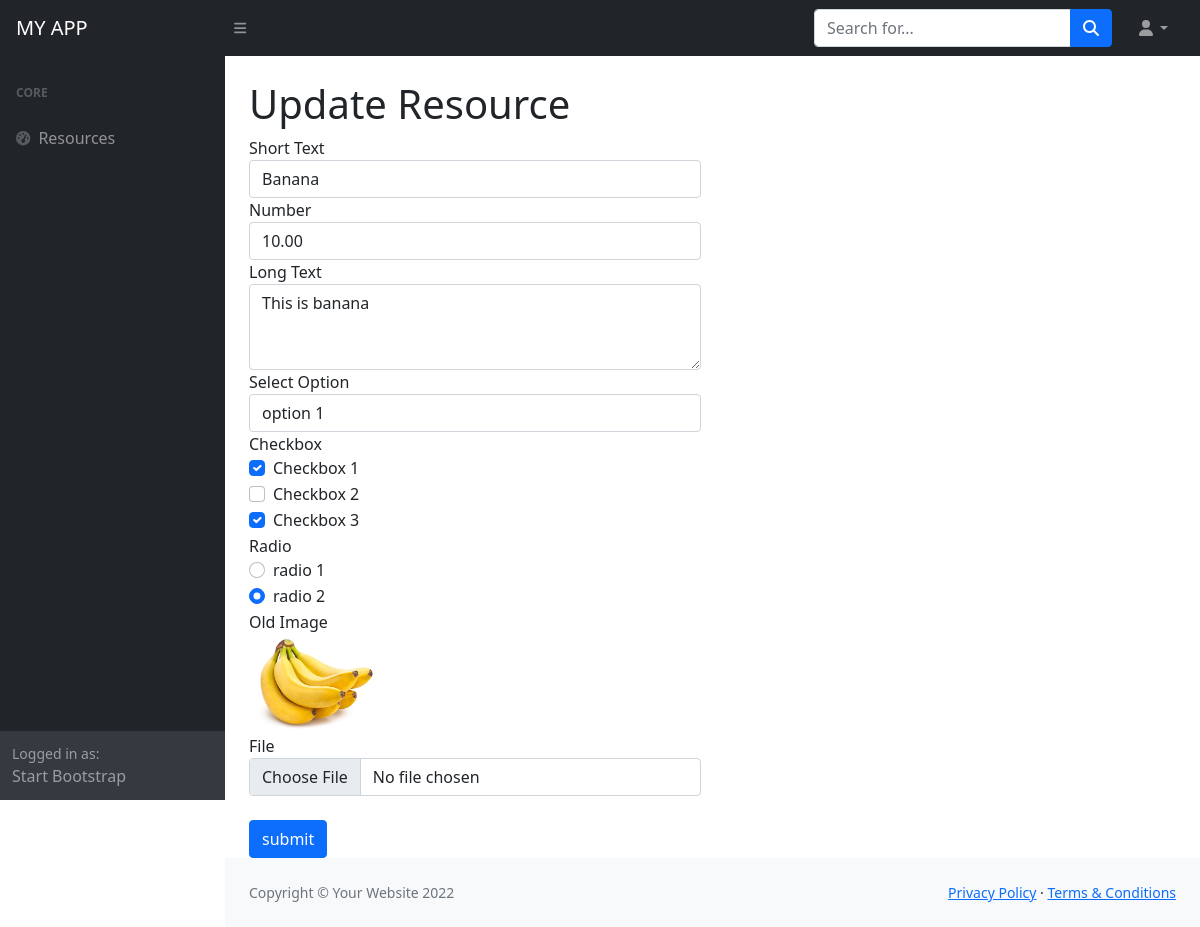
The page /crud/admin/resource_update.php?id=4 on the database its author committed.
### tables this page shows
CREATE TABLE `resources` (
  `id` int(11) NOT NULL,
  `short_text` varchar(32) NOT NULL,
  `number` decimal(10,2) NOT NULL,
  `long_text` text NOT NULL,
  `select_option` varchar(32) NOT NULL,
  `radio` varchar(32) NOT NULL,
  `checkbox` varchar(255) NOT NULL,
  `file` varchar(255) NOT NULL,
  `created_on` timestamp NOT NULL DEFAULT current_timestamp()
);

### crud/inc/functions.php (called while the page is built, shortened)
<?php
function getResourceById($id, $conn){
	$sql = "SELECT * FROM  resources  WHERE id={$id}";
	$result = $conn->query($sql);
	$data = array();
	if ($result->num_rows > 0) {
	  $row = $result->fetch_assoc();
	   $data = $row;
	}
	return $data;
}

### crud/admin/resource_update.php (the view, shortened to what this page needs)
<?php
include("inc/header.php");
include("../inc/connect.php");
include("../inc/functions.php");
$id = isset($_GET['id'])? $_GET['id'] : 0 ;
$form_submit_to = "resource_update.php?id={$id}";
$resource = getResourceById($id, $conn);
$resource['checkbox'] = unserialize($resource['checkbox']);
?>
<h1 class="mt-4">Update Resource</h1>
<div class="row">
	<div class="col-lg-6 ">
		<form action="<?php echo $form_submit_to; ?>" method="post" enctype="multipart/form-data">
		  <div class="form-group">
		    <label for="">Short Text</label>
		    <input type="text" class="form-control" name="short_text" value="<?php echo $resource['short_text']; ?>">
		  </div>
		  <div class="form-group">
		    <label for="">Number</label>
		    <input type="number" class="form-control" name="number" value="<?php echo $resource['number']; ?>">
		  </div>
		  <div class="form-group">
		    <label for="">Long Text</label>
		    <textarea class="form-control"  rows="3" name="long_text"><?php echo nl2br($resource['long_text']); ?></textarea>
		  </div>
		  <div class="form-group">
		    <label for="exampleFormControlSelect1">Select Option</label>
		    <select class="form-control" name="select_option">
		      <option value="sid-1" <?php echo ($resource['select_option']=='sid-1')?'selected':''; ?>>option 1</option>
		    </select>
		  </div>
		  <label>Checkbox</label><br>
		  <div class="form-check">
		  	<input class="form-check-input" type="checkbox" value="cid-1" name="checkbox[]" <?php echo (in_array('cid-1',$resource['checkbox']))?'checked':'';  ?>>
		  	<label class="form-check-label" >Checkbox 1</label>
		  </div>
		  <div class="form-check">
		  	<input class="form-check-input" type="checkbox" value="cid-2" name="checkbox[]" <?php echo (in_array('cid-2',$resource['checkbox']))?'checked':'';  ?>>
		  	<label class="form-check-label" >Checkbox 2</label>
		  </div>
		  <div class="form-check">
		  	<input class="form-check-input" type="checkbox" value="cid-3" name="checkbox[]" <?php echo (in_array('cid-3',$resource['checkbox']))?'checked':'';  ?>>
		  	<label class="form-check-label" >Checkbox 3</label>
		  </div>
		  <label>Radio</label><br>
		  <div class="form-check">
			  <input class="form-check-input" type="radio" name="radio"  value="rid-1" <?php echo ($resource['radio']=='rid-1')?'checked':''; ?> >
			  <label class="form-check-label">
			    radio 1
			  </label>
		  </div>
		  <div class="form-check">
			  <input class="form-check-input" type="radio" name="radio"  value="rid-2" <?php echo ($resource['radio']=='rid-2')?'checked':''; ?>>
			  <label class="form-check-label">
			    radio 2
			  </label>
		  </div>
		  <lable>Old Image</lable><br>
		  <img src="../uploads/<?php echo $resource['file']; ?>" height="100"/>
			  <div class="form-group">
		    <label>File</label>
		    <input type="file" class="form-control" name="file">
		  </div>
		  <div class="form-group">
		  <input type="submit" name="submit" value="submit" class="btn btn-primary mt-4">
		  </div>
		</form>
	</div>
</div>
<?php
include("inc/footer.php");
?>

### rows shown on the page
resources: short_text "Banana", number "10.00", long_text "This is banana", select_option "option 1", radio "☑", file (picture)
